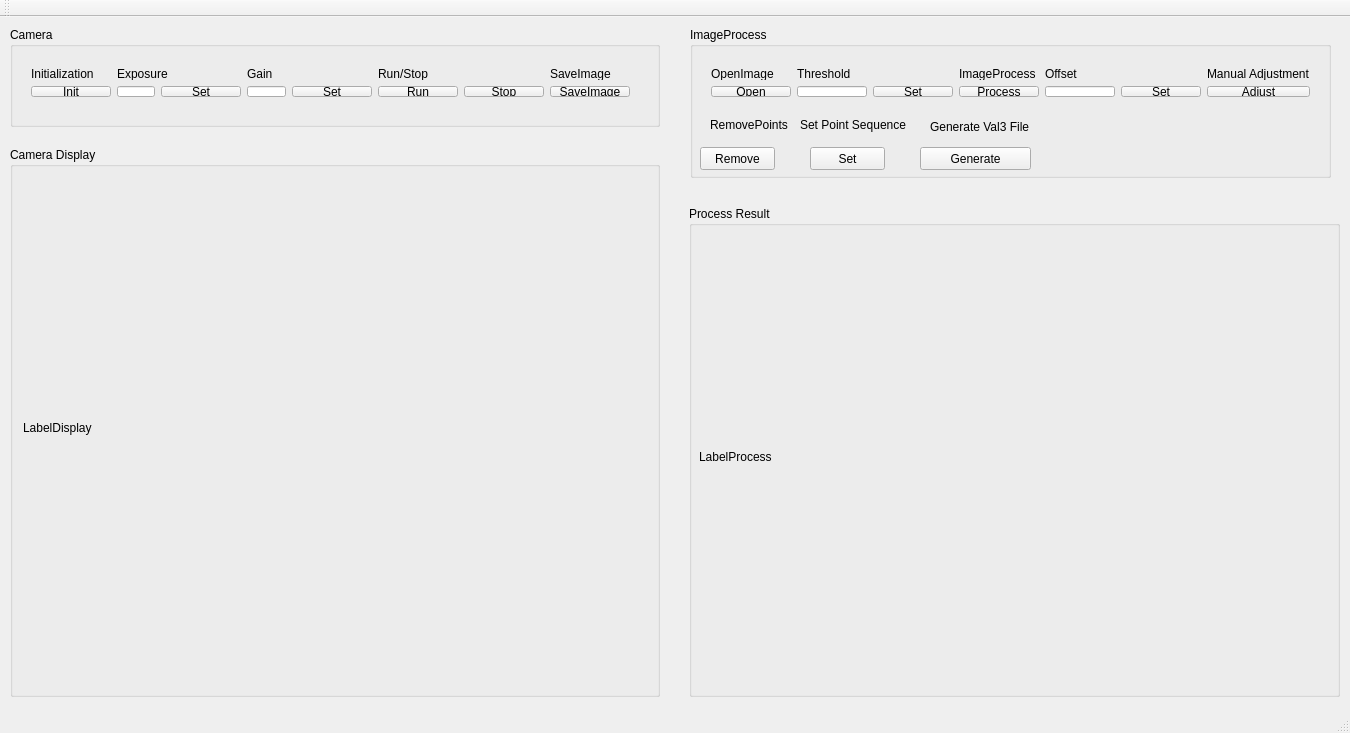
<?xml version="1.0" encoding="UTF-8"?>
<ui version="4.0">
 <class>MVSClass</class>
 <widget class="QMainWindow" name="MVSClass">
  <property name="geometry">
   <rect>
    <x>0</x>
    <y>0</y>
    <width>1350</width>
    <height>733</height>
   </rect>
  </property>
  <property name="windowTitle">
   <string>MVS</string>
  </property>
  <widget class="QWidget" name="centralWidget">
   <widget class="QGroupBox" name="groupBox_Camera">
    <property name="geometry">
     <rect>
      <x>10</x>
      <y>10</y>
      <width>650</width>
      <height>100</height>
     </rect>
    </property>
    <property name="title">
     <string>Camera</string>
    </property>
    <widget class="QWidget" name="layoutWidget">
     <property name="geometry">
      <rect>
       <x>10</x>
       <y>30</y>
       <width>621</width>
       <height>51</height>
      </rect>
     </property>
     <layout class="QGridLayout" name="gridLayout">
      <item row="0" column="0">
       <widget class="QLabel" name="label_Init">
        <property name="text">
         <string>Initialization</string>
        </property>
       </widget>
      </item>
      <item row="0" column="1" colspan="2">
       <widget class="QLabel" name="label_Exposure">
        <property name="text">
         <string>Exposure</string>
        </property>
       </widget>
      </item>
      <item row="0" column="3" colspan="2">
       <widget class="QLabel" name="label_Gain">
        <property name="text">
         <string>Gain</string>
        </property>
       </widget>
      </item>
      <item row="0" column="5" colspan="2">
       <widget class="QLabel" name="label_RunStop">
        <property name="text">
         <string>Run/Stop</string>
        </property>
       </widget>
      </item>
      <item row="0" column="7">
       <widget class="QLabel" name="label_SaveImage">
        <property name="text">
         <string>SaveImage</string>
        </property>
       </widget>
      </item>
      <item row="1" column="0">
       <widget class="QPushButton" name="pushButton_InitCamera">
        <property name="text">
         <string>Init</string>
        </property>
       </widget>
      </item>
      <item row="1" column="1">
       <widget class="QLineEdit" name="lineEdit_Exposure"/>
      </item>
      <item row="1" column="2">
       <widget class="QPushButton" name="pushButton_SetExposure">
        <property name="text">
         <string>Set</string>
        </property>
       </widget>
      </item>
      <item row="1" column="3">
       <widget class="QLineEdit" name="lineEdit_Gain"/>
      </item>
      <item row="1" column="4">
       <widget class="QPushButton" name="pushButton_SetGain">
        <property name="text">
         <string>Set</string>
        </property>
       </widget>
      </item>
      <item row="1" column="5">
       <widget class="QPushButton" name="pushButton_RunCamera">
        <property name="text">
         <string>Run</string>
        </property>
       </widget>
      </item>
      <item row="1" column="6">
       <widget class="QPushButton" name="pushButton_StopCamera">
        <property name="text">
         <string>Stop</string>
        </property>
       </widget>
      </item>
      <item row="1" column="7">
       <widget class="QPushButton" name="pushButton_SaveImage">
        <property name="text">
         <string>SaveImage</string>
        </property>
       </widget>
      </item>
     </layout>
    </widget>
   </widget>
   <widget class="QGroupBox" name="groupBox_CameraDiaplay">
    <property name="geometry">
     <rect>
      <x>10</x>
      <y>130</y>
      <width>650</width>
      <height>550</height>
     </rect>
    </property>
    <property name="title">
     <string>Camera Display</string>
    </property>
    <widget class="QLabel" name="label_Display">
     <property name="geometry">
      <rect>
       <x>13</x>
       <y>20</y>
       <width>631</width>
       <height>521</height>
      </rect>
     </property>
     <property name="text">
      <string>LabelDisplay</string>
     </property>
    </widget>
   </widget>
   <widget class="QGroupBox" name="groupBox_ProcessResult">
    <property name="geometry">
     <rect>
      <x>689</x>
      <y>189</y>
      <width>651</width>
      <height>491</height>
     </rect>
    </property>
    <property name="title">
     <string>Process Result</string>
    </property>
    <widget class="QLabel" name="label_ProcessResult">
     <property name="geometry">
      <rect>
       <x>10</x>
       <y>30</y>
       <width>631</width>
       <height>441</height>
      </rect>
     </property>
     <property name="text">
      <string>LabelProcess</string>
     </property>
    </widget>
   </widget>
   <widget class="QGroupBox" name="groupBox_ImageProcess">
    <property name="geometry">
     <rect>
      <x>690</x>
      <y>10</y>
      <width>641</width>
      <height>151</height>
     </rect>
    </property>
    <property name="title">
     <string>ImageProcess</string>
    </property>
    <widget class="QWidget" name="layoutWidget">
     <property name="geometry">
      <rect>
       <x>10</x>
       <y>30</y>
       <width>621</width>
       <height>51</height>
      </rect>
     </property>
     <layout class="QGridLayout" name="gridLayout_2">
      <item row="0" column="0">
       <widget class="QLabel" name="label_OpenImage">
        <property name="text">
         <string>OpenImage</string>
        </property>
       </widget>
      </item>
      <item row="0" column="1" colspan="2">
       <widget class="QLabel" name="label_Threshold">
        <property name="text">
         <string>Threshold</string>
        </property>
       </widget>
      </item>
      <item row="0" column="3">
       <widget class="QLabel" name="label_ImageProcess">
        <property name="text">
         <string>ImageProcess</string>
        </property>
       </widget>
      </item>
      <item row="0" column="4" colspan="2">
       <widget class="QLabel" name="label_Offset">
        <property name="text">
         <string>Offset</string>
        </property>
       </widget>
      </item>
      <item row="0" column="6">
       <widget class="QLabel" name="label_ManualAdjustment">
        <property name="text">
         <string>Manual Adjustment</string>
        </property>
       </widget>
      </item>
      <item row="1" column="0">
       <widget class="QPushButton" name="pushButton_OpenImage">
        <property name="text">
         <string>Open</string>
        </property>
       </widget>
      </item>
      <item row="1" column="1">
       <widget class="QLineEdit" name="lineEdit_Threshold"/>
      </item>
      <item row="1" column="2">
       <widget class="QPushButton" name="pushButton_SetThreshold">
        <property name="text">
         <string>Set</string>
        </property>
       </widget>
      </item>
      <item row="1" column="3">
       <widget class="QPushButton" name="pushButton_ImageProcess">
        <property name="text">
         <string>Process</string>
        </property>
       </widget>
      </item>
      <item row="1" column="4">
       <widget class="QLineEdit" name="lineEdit_Offset"/>
      </item>
      <item row="1" column="5">
       <widget class="QPushButton" name="pushButton_SetOffset">
        <property name="text">
         <string>Set</string>
        </property>
       </widget>
      </item>
      <item row="1" column="6">
       <widget class="QPushButton" name="pushButton_ManualAdjustment">
        <property name="text">
         <string>Adjust</string>
        </property>
       </widget>
      </item>
     </layout>
    </widget>
    <widget class="QPushButton" name="pushButton_GenerateVal3">
     <property name="geometry">
      <rect>
       <x>230</x>
       <y>120</y>
       <width>111</width>
       <height>23</height>
      </rect>
     </property>
     <property name="text">
      <string>Generate</string>
     </property>
    </widget>
    <widget class="QLabel" name="label_GenerateVal3File">
     <property name="geometry">
      <rect>
       <x>240</x>
       <y>90</y>
       <width>111</width>
       <height>20</height>
      </rect>
     </property>
     <property name="text">
      <string>Generate Val3 File</string>
     </property>
    </widget>
    <widget class="QLabel" name="label_RemovePoints">
     <property name="geometry">
      <rect>
       <x>20</x>
       <y>90</y>
       <width>81</width>
       <height>16</height>
      </rect>
     </property>
     <property name="text">
      <string>RemovePoints</string>
     </property>
    </widget>
    <widget class="QPushButton" name="pushButton_Remove">
     <property name="geometry">
      <rect>
       <x>10</x>
       <y>120</y>
       <width>75</width>
       <height>23</height>
      </rect>
     </property>
     <property name="text">
      <string>Remove</string>
     </property>
    </widget>
    <widget class="QLabel" name="label_SetPointSequence">
     <property name="geometry">
      <rect>
       <x>110</x>
       <y>90</y>
       <width>111</width>
       <height>16</height>
      </rect>
     </property>
     <property name="text">
      <string>Set Point Sequence</string>
     </property>
    </widget>
    <widget class="QPushButton" name="pushButton_SetSequence">
     <property name="geometry">
      <rect>
       <x>120</x>
       <y>120</y>
       <width>75</width>
       <height>23</height>
      </rect>
     </property>
     <property name="text">
      <string>Set</string>
     </property>
    </widget>
   </widget>
   <zorder>groupBox_ImageProcess</zorder>
   <zorder>groupBox_Camera</zorder>
   <zorder>groupBox_CameraDiaplay</zorder>
   <zorder>groupBox_ProcessResult</zorder>
  </widget>
  <widget class="QMenuBar" name="menuBar">
   <property name="geometry">
    <rect>
     <x>0</x>
     <y>0</y>
     <width>1350</width>
     <height>23</height>
    </rect>
   </property>
  </widget>
  <widget class="QToolBar" name="mainToolBar">
   <attribute name="toolBarArea">
    <enum>TopToolBarArea</enum>
   </attribute>
   <attribute name="toolBarBreak">
    <bool>false</bool>
   </attribute>
  </widget>
  <widget class="QStatusBar" name="statusBar"/>
 </widget>
 <layoutdefault spacing="6" margin="11"/>
 <resources>
  <include location="mvs.qrc"/>
 </resources>
 <connections/>
</ui>
